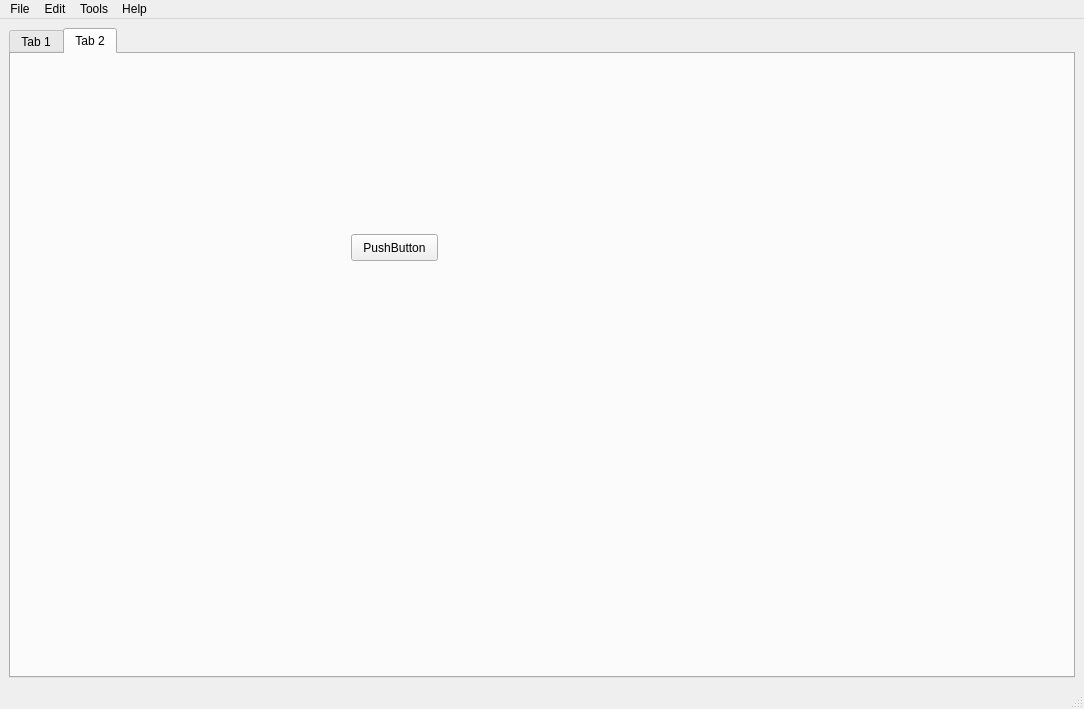
<?xml version="1.0" encoding="UTF-8"?>
<ui version="4.0">
 <class>mainWindow</class>
 <widget class="QMainWindow" name="mainWindow">
  <property name="geometry">
   <rect>
    <x>0</x>
    <y>0</y>
    <width>1084</width>
    <height>709</height>
   </rect>
  </property>
  <property name="windowTitle">
   <string>MainWindow</string>
  </property>
  <widget class="QWidget" name="centralwidget">
   <property name="enabled">
    <bool>true</bool>
   </property>
   <layout class="QHBoxLayout" name="horizontalLayout">
    <item>
     <widget class="QTabWidget" name="dsds">
      <property name="currentIndex">
       <number>1</number>
      </property>
      <widget class="QWidget" name="tab">
       <attribute name="title">
        <string>Tab 1</string>
       </attribute>
       <layout class="QHBoxLayout" name="horizontalLayout_2">
        <item>
         <widget class="QTreeView" name="treeView"/>
        </item>
        <item>
         <layout class="QFormLayout" name="formLayout"/>
        </item>
        <item>
         <widget class="QPushButton" name="pushButton">
          <property name="text">
           <string>Pin up model</string>
          </property>
         </widget>
        </item>
       </layout>
      </widget>
      <widget class="QWidget" name="tab_2">
       <attribute name="title">
        <string>Tab 2</string>
       </attribute>
       <widget class="QPushButton" name="pushButton_2">
        <property name="geometry">
         <rect>
          <x>340</x>
          <y>180</y>
          <width>87</width>
          <height>27</height>
         </rect>
        </property>
        <property name="text">
         <string>PushButton</string>
        </property>
       </widget>
      </widget>
     </widget>
    </item>
   </layout>
  </widget>
  <widget class="QMenuBar" name="menubar">
   <property name="geometry">
    <rect>
     <x>0</x>
     <y>0</y>
     <width>1084</width>
     <height>27</height>
    </rect>
   </property>
   <widget class="QMenu" name="menuFile">
    <property name="title">
     <string>File</string>
    </property>
    <addaction name="actionOpen"/>
    <addaction name="actionSave"/>
    <addaction name="actionSave_as"/>
    <addaction name="actionClose"/>
    <addaction name="actionClose_all"/>
    <addaction name="actionQuit"/>
   </widget>
   <widget class="QMenu" name="menuView">
    <property name="title">
     <string>Edit</string>
    </property>
    <addaction name="actionCopy"/>
    <addaction name="actionPaste"/>
   </widget>
   <widget class="QMenu" name="menuTools">
    <property name="title">
     <string>Tools</string>
    </property>
    <addaction name="actionShow_disassembly"/>
   </widget>
   <widget class="QMenu" name="menuHelp">
    <property name="title">
     <string>Help</string>
    </property>
    <addaction name="actionAbout"/>
   </widget>
   <addaction name="menuFile"/>
   <addaction name="menuView"/>
   <addaction name="menuTools"/>
   <addaction name="menuHelp"/>
  </widget>
  <widget class="QStatusBar" name="statusbar"/>
  <action name="actionOpen">
   <property name="text">
    <string>Open</string>
   </property>
  </action>
  <action name="actionSave">
   <property name="text">
    <string>Save</string>
   </property>
  </action>
  <action name="actionSave_as">
   <property name="text">
    <string>Save as...</string>
   </property>
  </action>
  <action name="actionClose">
   <property name="text">
    <string>Close</string>
   </property>
  </action>
  <action name="actionClose_all">
   <property name="text">
    <string>Close all</string>
   </property>
  </action>
  <action name="actionCopy">
   <property name="text">
    <string>Copy</string>
   </property>
  </action>
  <action name="actionPaste">
   <property name="text">
    <string>Paste</string>
   </property>
  </action>
  <action name="actionShow_disassembly">
   <property name="text">
    <string>Show disassembly</string>
   </property>
  </action>
  <action name="actionQuit">
   <property name="text">
    <string>Quit</string>
   </property>
  </action>
  <action name="actionAbout">
   <property name="text">
    <string>About</string>
   </property>
  </action>
 </widget>
 <resources/>
 <connections>
  <connection>
   <sender>actionQuit</sender>
   <signal>activated()</signal>
   <receiver>mainWindow</receiver>
   <slot>close()</slot>
   <hints>
    <hint type="sourcelabel">
     <x>-1</x>
     <y>-1</y>
    </hint>
    <hint type="destinationlabel">
     <x>399</x>
     <y>299</y>
    </hint>
   </hints>
  </connection>
 </connections>
</ui>
